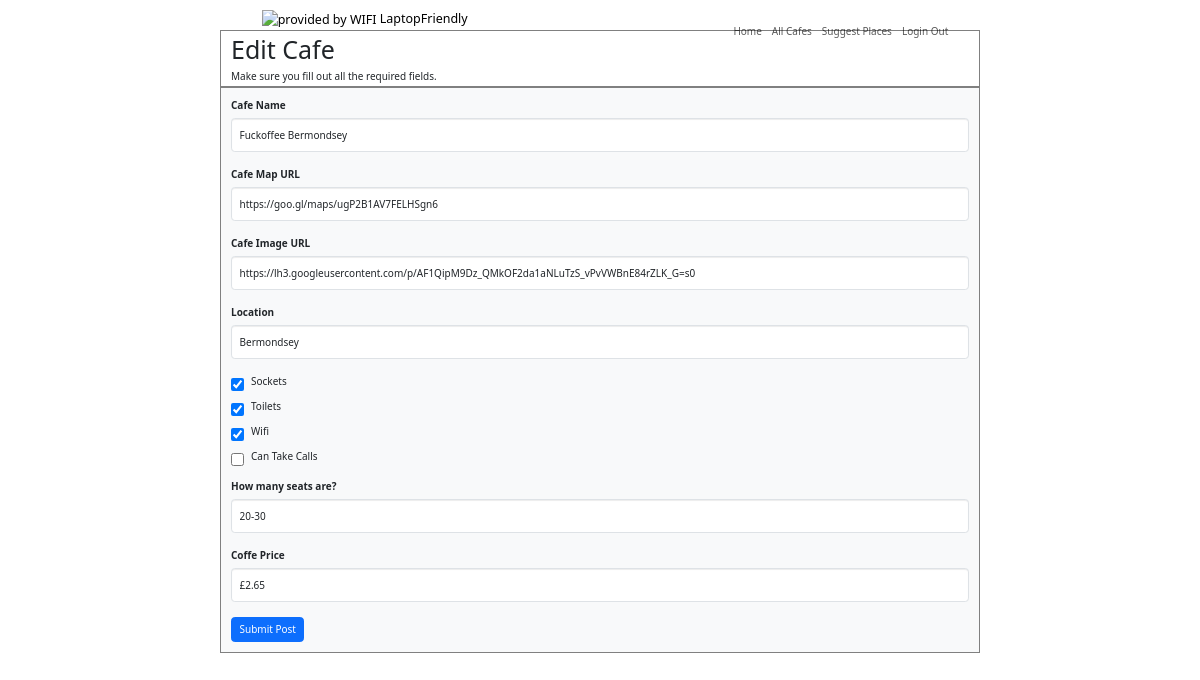
Page /edit_cafe/5 (signed in) on the committed database.
### main.py (models this page shows, shortened)
class Cafe(db.Model):
    __tablename__ = "cafes"
    id = db.Column(db.Integer, primary_key=True)
    name = db.Column(db.String(250), unique=True, nullable=False)
    author_id = db.Column(db.Integer, db.ForeignKey("users.id"))
    author = relationship("User", back_populates="cafes")
    map_url = db.Column(db.String(500), nullable=False)
    img_url = db.Column(db.String(500), nullable=False)
    location = db.Column(db.String(250), nullable=False)
    seats = db.Column(db.String(250), nullable=False)
    has_toilet = db.Column(db.Boolean, nullable=False)
    has_wifi = db.Column(db.Boolean, nullable=False)
    has_sockets = db.Column(db.Boolean, nullable=False)
    can_take_calls = db.Column(db.Boolean, default=False, nullable=False)
    coffee_price = db.Column(db.String(250), nullable=True)
    comments = relationship("Comment", back_populates="parent_cafe")

### main.py (the view, shortened to what this page needs)
@app.route("/edit_cafe/<int:cafe_id>", methods=["GET", "POST"])
@admin_only
def edit_cafe(cafe_id):
    cafe = Cafe.query.get(cafe_id)
    edit_form = CreateCafeForm(
        name=cafe.name,
        map_url=cafe.map_url,
        img_url=cafe.img_url,
        location=cafe.location,
        seats=cafe.seats,
        has_toilet=cafe.has_toilet,
        has_wifi=cafe.has_wifi,
        has_sockets=cafe.has_sockets,
        can_take_calls=cafe.can_take_calls,
        coffee_price=cafe.coffee_price,
    )
    return render_template("add_cafe.html", form=edit_form, is_edit=True, current_user=current_user)

### forms.py
class CreateCafeForm(FlaskForm):
    name = StringField("Cafe Name", validators=[DataRequired()])
    map_url = StringField("Cafe Map URL", validators=[DataRequired(), URL()])
    img_url = StringField("Cafe Image URL", validators=[DataRequired(), URL()])
    location = StringField("Location", validators=[DataRequired()])
    has_sockets = BooleanField("Sockets")
    has_toilet = BooleanField("Toilets")
    has_wifi = BooleanField("Wifi")
    can_take_calls = BooleanField("Can Take Calls")
    seats = StringField("How many seats are?", validators=[DataRequired()])
    coffee_price = StringField("Coffe Price", validators=[DataRequired()])
    submit = SubmitField("Submit Post")

### main.py (called while the page is built)
@login_manager.user_loader
def load_user(user_id):
    return User.query.get(int(user_id))

def admin_only(f):
    @wraps(f)
    def decorated_function(*args, **kwargs):
        if current_user.id != 1:
            return abort(403)
        return f(*args, **kwargs)
    return decorated_function

### templates/add_cafe.html (shortened to what this page needs)
{% extends 'bootstrap/base.html' %}
{% import "bootstrap/wtf.html" as wtf %}
{% block content %}
{% include "header.html" %}
<div class="col my-5">
<body>
  <header class="masthead" >
    <div class="container">
      <div class="row">
        <div class="col-lg-8 col-md-10 mx-auto px-3 py-1" style="border: 1px solid grey; background-image: url('https://images.unsplash.com/photo-1484100356142-db6ab6244067?ixlib=rb-1.2.1&ixid=eyJhcHBfaWQiOjEyMDd9&auto=format&fit=crop&w=800&q=80')">
          <div class="page-heading">
            <h1>
              {% if is_edit: %}
              Edit Cafe
              {% else %}
              Add new cafe
              {% endif %}
            </h1>
            <span class="subheading">Make sure you fill out all the required fields.</span>
          </div>
        </div>
      </div>
    </div>
  </header>
  <div class="container">
    <div class="row">
      <div class="col-lg-8 col-md-10 mx-auto content bg-light px-3 py-3" style="border: 1px solid grey">
        {{ wtf.quick_form(form, novalidate=True, button_map={"submit": "primary"}) }}
      </div>
    </div>
  </div>
</body>
</div>
{% endblock %}

### rows in the picture
Cafe: name "Fuckoffee Bermondsey", map_url "https://goo.gl/maps/ugP2B1AV7FELHSgn6", img_url "https://lh3.googleusercontent.com/p/AF1QipM9Dz_QMkOF2da1aNLuTzS_vPvVWBnE84rZLK_G=s0", location "Bermondsey", has_sockets "☑", has_toilet "☑", has_wifi "☑", seats "20-30", coffee_price "£2.65"
